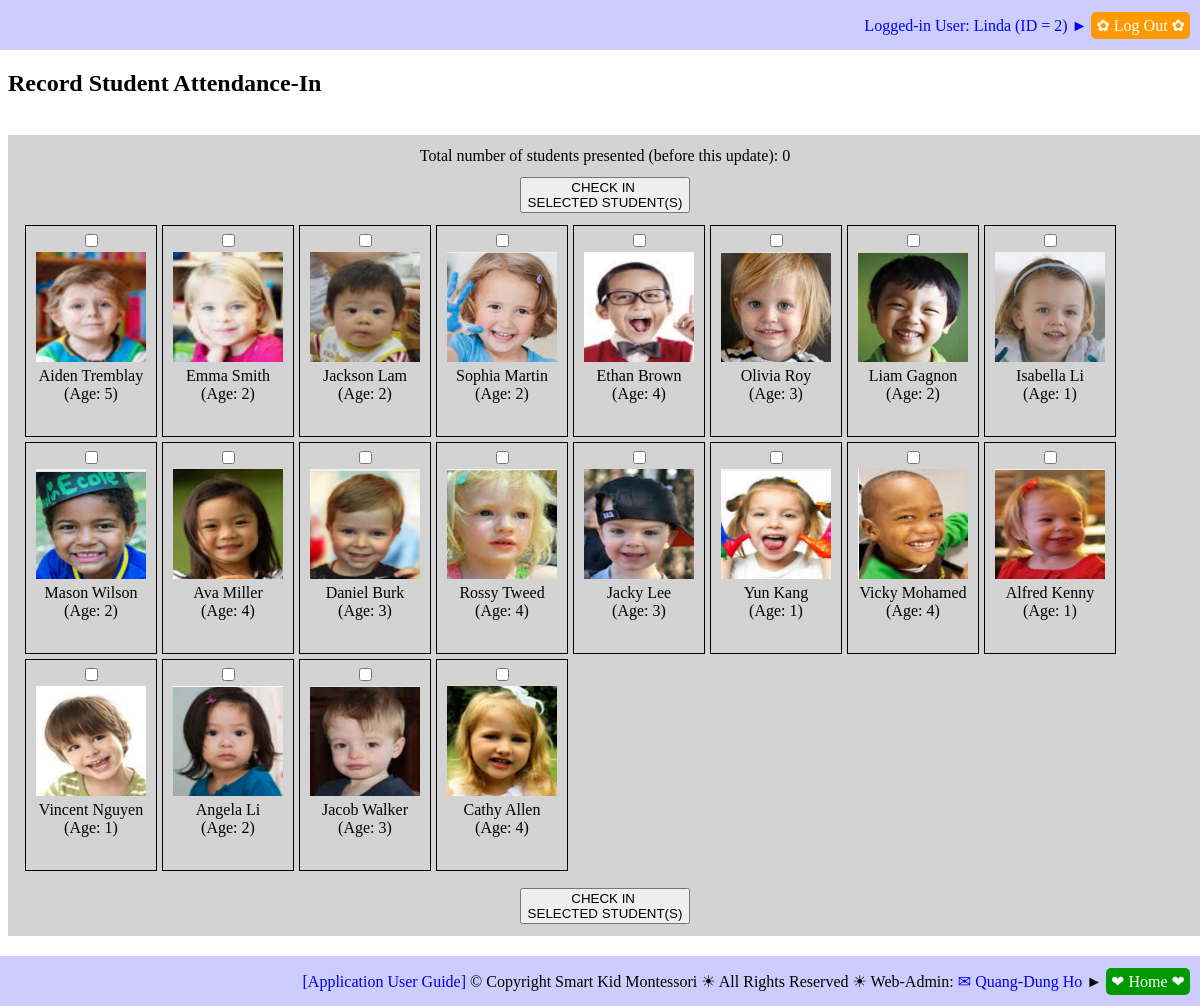
Screenshot of /record_student_attendance_in.php (signed in) with the database file from the repository.
### tables this page shows
CREATE TABLE `students` (
  `STU_ID` int(11) NOT NULL,
  `STU_FIRST_NAME` varchar(50) NOT NULL,
  `STU_LAST_NAME` varchar(25) NOT NULL,
  `STU_BIRTHDATE` date NOT NULL,
  `STU_SEX` varchar(1) NOT NULL,
  `STU_PHOTO` varchar(50) NOT NULL,
  `STU_START_DATE` date NOT NULL,
  `STU_GRAD_DATE` date NOT NULL,
  `STU_DAILY_FEE` float NOT NULL,
  `STU_CREDENTIAL` varchar(10) NOT NULL,
  `STU_NOTES` text NOT NULL
);

### sql_queries.php (called while the page is built, shortened)
<?php
	function connectDB()
	{
		$db_hostname = "localhost";
		$db_name     = "montessori";
		$db_username = "root";
		$db_password = "";
		$db = mysqli_connect($db_hostname, $db_username, $db_password, $db_name);
		return ($db);
	}
	function getResult($query)
	{
		$db = connectDB();
		$result = mysqli_query($db, $query);
		return ($result);
	}
?>

### db_operations.php (the view, shortened to what this page needs)
<?php
require_once("sql_queries.php");
function getStudents_NotAttendanceCheckedToday($event_type, $debug_on)
{
	$queryStr = 'SELECT  ';
		$queryStr = $queryStr . 'STUDENTS.STU_ID';
		$queryStr = $queryStr . ', ' . 'CONCAT(STUDENTS.STU_FIRST_NAME, " ", STUDENTS.STU_LAST_NAME) AS STU_NAME';
		$queryStr = $queryStr . ', ' . 'STUDENTS.STU_BIRTHDATE';
		$queryStr = $queryStr . ', ' . 'FLOOR(DATEDIFF(NOW(), STUDENTS.STU_BIRTHDATE)/365.25) AS STU_AGE';
		$queryStr = $queryStr . ', ' . 'STUDENTS.STU_PHOTO';
	$queryStr = $queryStr . ' FROM ';
		$queryStr = $queryStr . 'STUDENTS';
	$queryStr = $queryStr . ' WHERE  STUDENTS.STU_ID NOT IN ';
		$queryStr = $queryStr . '(SELECT STUDENT_ATTENDANCES.STU_ID FROM STUDENT_ATTENDANCES WHERE
										STUDENT_ATTENDANCES.DATE_TIME >= CURDATE() AND
										STUDENT_ATTENDANCES.DATE_TIME < (CURDATE() + INTERVAL 1 DAY) AND
										STUDENT_ATTENDANCES.EVENT_TYPE = "' . $event_type . '")';
	$queryStr = $queryStr . ';';
	$result = getResult($queryStr);
	return ($result);
}
function createStudentList_AttendanceCheck($result)
{
	$resultRows = mysqli_num_rows($result);
	for ($row = 0; $row < $resultRows; $row++)
	{
		$currentRow = mysqli_fetch_row($result);
		echo '<div class="imagelinkbox">';
		echo '<input type="checkbox" name="checked_student_ids[]"' .
				' id="' . $currentRow[0] . '_id"' .
				' value="' . $currentRow[0] . '"' .  '>';
		echo '<br/>';
		echo '<label for="' . $currentRow[0] . '_id">' .
		     	'<img src="' . $currentRow[4] . '" alt="student photo" height="110" width="110">' .
				'<br/>' . $currentRow[1] . '<br/>' . ' (Age: ' . $currentRow[3] . ')' . '</label>';
		echo '</div>';
	}
}

### imglinkboxes.css (style rules this page uses)
div.imagelinkbox { float: left; width: 120px; height: 200px; margin: 0 0 5px 5px; padding: 5px; border: 1px solid black; text-align: center; }
img { border: 1px solid transparent; }

### rows the page displays
students: STU_PHOTO (picture), currentRow "Aiden Tremblay", currentRow "5"
students: STU_PHOTO (picture), currentRow "Emma Smith", currentRow "2"
students: STU_PHOTO (picture), currentRow "Jackson Lam", currentRow "2"
students: STU_PHOTO (picture), currentRow "Sophia Martin", currentRow "2"
students: STU_PHOTO (picture), currentRow "Ethan Brown", currentRow "4"
students: STU_PHOTO (picture), currentRow "Olivia Roy", currentRow "3"
students: STU_PHOTO (picture), currentRow "Liam Gagnon", currentRow "2"
students: STU_PHOTO (picture), currentRow "Isabella Li", currentRow "1"
students: STU_PHOTO (picture), currentRow "Mason Wilson", currentRow "2"
students: STU_PHOTO (picture), currentRow "Ava Miller", currentRow "4"
students: STU_PHOTO (picture), currentRow "Daniel Burk", currentRow "3"
students: STU_PHOTO (picture), currentRow "Rossy Tweed", currentRow "4"
students: STU_PHOTO (picture), currentRow "Jacky Lee", currentRow "3"
students: STU_PHOTO (picture), currentRow "Yun Kang", currentRow "1"
students: STU_PHOTO (picture), currentRow "Vicky Mohamed", currentRow "4"
students: STU_PHOTO (picture), currentRow "Alfred Kenny", currentRow "1"
students: STU_PHOTO (picture), currentRow "Vincent Nguyen", currentRow "1"
students: STU_PHOTO (picture), currentRow "Angela Li", currentRow "2"
students: STU_PHOTO (picture), currentRow "Jacob Walker", currentRow "3"
students: STU_PHOTO (picture), currentRow "Cathy Allen", currentRow "4"

### other values shown
$emp_name "Linda"
$emp_id "2"
$resultRows1 "0"
